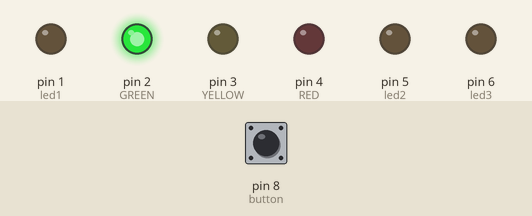
This sketch was run on a simulated Arduino Uno, built with avr-gcc and run on an emulated ATmega328P. On the bench: output pins drawn as LEDs (lit = HIGH). The test bench sets the inputs (shaded band); at power-on: pin 8 (button) LOW.

Above: at 0.5 s.
At 3.5 s:
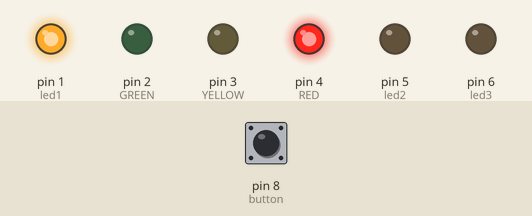
At 5.0 s:
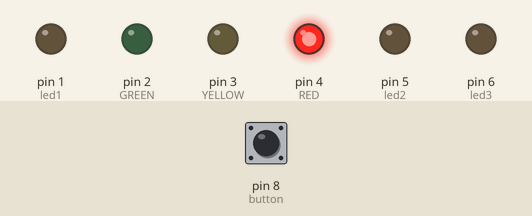
At 6.5 s:
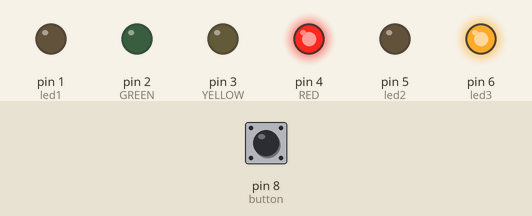
At 7.5 s:
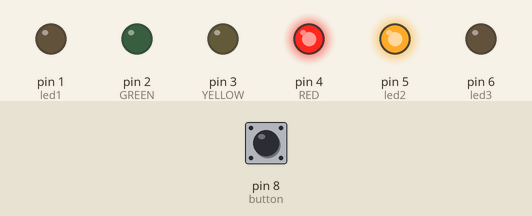
At 9.5 s:
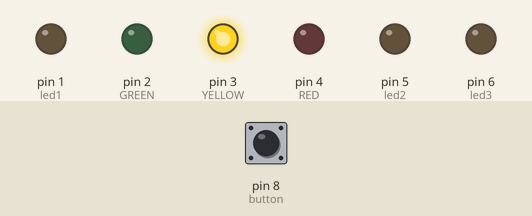
Timing chart, 0 to 10.4 s (numbered marks = the images above):
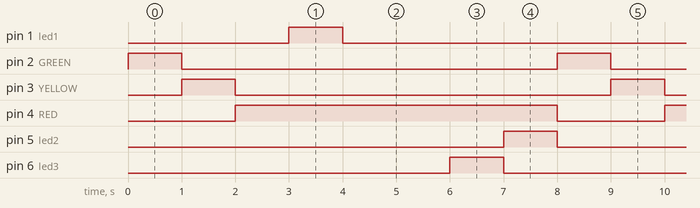

Measured:
- by itself, pin 1 (led1), pin 2 (GREEN), pin 3 (YELLOW), pin 5 (led2), pin 6 (led3): alternates HIGH for 1.0 s and LOW for 7.0 s
- by itself, pin 4 (RED): alternates HIGH for 6.0 s and LOW for 2.0 s
- by itself, everything shown: repeats every 8.0 s, in 7 steps

The sketch:

FINALPROJECT.ino.ino
```cpp
int GREEN = 2;
int YELLOW = 3;
int RED = 4;
int DELAY_GREEN = 1000;
int DELAY_YELLOW = 1000;
int DELAY_RED = 1000;
int button=8;
int led1=1;
int led2=5;
int led3=6;
int led4=6;
int led5=5;

// basic functions
void setup()
{
  pinMode(GREEN, OUTPUT);
  pinMode(YELLOW, OUTPUT);
  pinMode(RED, OUTPUT);
  pinMode(led1, OUTPUT);
  pinMode(led2, OUTPUT);
  pinMode(led3, OUTPUT);
  pinMode(led4, OUTPUT);
  pinMode(led5, OUTPUT);
  pinMode(button,INPUT);
}

void loop()
{
  green_light();
    delay(DELAY_GREEN);
  yellow_light();
    delay(DELAY_YELLOW);
  red_light();
    delay(DELAY_RED);
  int statebutton=digitalRead(button);
   if(statebutton=1)
  {
    digitalWrite(RED,HIGH);
    digitalWrite(YELLOW,LOW);
    digitalWrite(GREEN,LOW);

    digitalWrite(led1, HIGH);
    digitalWrite(led2, LOW);
    digitalWrite(led3, LOW);
    digitalWrite(led4, LOW);
    digitalWrite(led5, LOW);

    delay(1000);

    digitalWrite(led1, LOW);
    digitalWrite(led2, HIGH);
    digitalWrite(led3, LOW);
    digitalWrite(led4, LOW);
    digitalWrite(led5, LOW);


    delay(1000);

    digitalWrite(led1, LOW);
    digitalWrite(led2, LOW);
    digitalWrite(led3, HIGH);
    digitalWrite(led4, LOW);
    digitalWrite(led5, LOW);


    delay(1000);

    digitalWrite(led1, LOW);
    digitalWrite(led2, LOW);
    digitalWrite(led3, LOW);
    digitalWrite(led4, HIGH);
    digitalWrite(led5, LOW);

    delay(1000);

    digitalWrite(led1, LOW);
    digitalWrite(led2, LOW);
    digitalWrite(led3, LOW);
    digitalWrite(led4, LOW);
    digitalWrite(led5, HIGH);


    delay(1000);


  }
}

void green_light()
{
  digitalWrite(GREEN, HIGH);
  digitalWrite(YELLOW, LOW);
  digitalWrite(RED, LOW);
  digitalWrite(led1, LOW);
  digitalWrite(led2, LOW);
  digitalWrite(led3, LOW);
  digitalWrite(led4, LOW);
  digitalWrite(led5, LOW);
}

void yellow_light()
{
  digitalWrite(GREEN, LOW);
  digitalWrite(YELLOW, HIGH);
  digitalWrite(RED, LOW);
  digitalWrite(led1, LOW);
  digitalWrite(led2, LOW);
  digitalWrite(led3, LOW);
  digitalWrite(led4, LOW);
  digitalWrite(led5, LOW);
}

void red_light()
{
  digitalWrite(GREEN, LOW);
  digitalWrite(YELLOW, LOW);
  digitalWrite(RED, HIGH);
  digitalWrite(led1, LOW);
  digitalWrite(led2, LOW);
  digitalWrite(led3, LOW);
  digitalWrite(led4, LOW);
  digitalWrite(led5, LOW);
}
```
